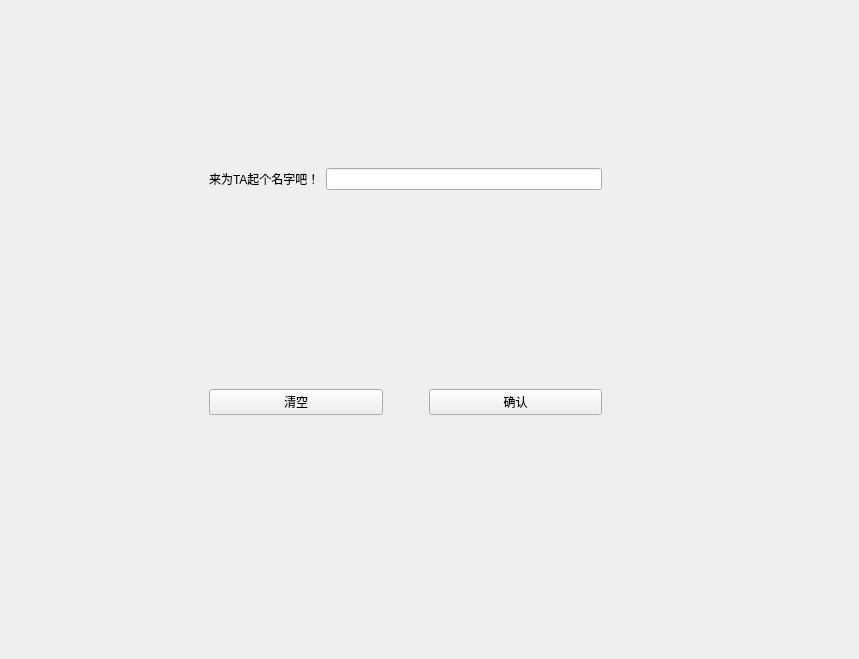
     <widget class="QWidget" name="page">
      <widget class="QLabel" name="page4Label">
       <property name="geometry">
        <rect>
         <x>-20</x>
         <y>-20</y>
         <width>850</width>
         <height>650</height>
        </rect>
       </property>
       <property name="minimumSize">
        <size>
         <width>850</width>
         <height>650</height>
        </size>
       </property>
       <property name="maximumSize">
        <size>
         <width>850</width>
         <height>650</height>
        </size>
       </property>
       <property name="text">
        <string/>
       </property>
      </widget>
      <widget class="QWidget" name="widget_4" native="true">
       <property name="geometry">
        <rect>
         <x>0</x>
         <y>70</y>
         <width>811</width>
         <height>441</height>
        </rect>
       </property>
       <layout class="QVBoxLayout" name="verticalLayout">
        <item>
         <widget class="QWidget" name="widget" native="true">
          <layout class="QHBoxLayout" name="horizontalLayout_3">
           <item>
            <spacer name="horizontalSpacer_7">
             <property name="orientation">
              <enum>Qt::Horizontal</enum>
             </property>
             <property name="sizeType">
              <enum>QSizePolicy::Fixed</enum>
             </property>
             <property name="sizeHint" stdset="0">
              <size>
               <width>200</width>
               <height>20</height>
              </size>
             </property>
            </spacer>
           </item>
           <item>
            <widget class="QLabel" name="nameLabel">
             <property name="text">
              <string>来为TA起个名字吧！</string>
             </property>
            </widget>
           </item>
           <item>
            <widget class="QLineEdit" name="nameLineEdit"/>
           </item>
           <item>
            <spacer name="horizontalSpacer_8">
             <property name="orientation">
              <enum>Qt::Horizontal</enum>
             </property>
             <property name="sizeType">
              <enum>QSizePolicy::Fixed</enum>
             </property>
             <property name="sizeHint" stdset="0">
              <size>
               <width>200</width>
               <height>20</height>
              </size>
             </property>
            </spacer>
           </item>
          </layout>
         </widget>
        </item>
        <item>
         <widget class="QWidget" name="widget_3" native="true">
          <layout class="QHBoxLayout" name="horizontalLayout">
           <item>
            <spacer name="horizontalSpacer_2">
             <property name="orientation">
              <enum>Qt::Horizontal</enum>
             </property>
             <property name="sizeType">
              <enum>QSizePolicy::Fixed</enum>
             </property>
             <property name="sizeHint" stdset="0">
              <size>
               <width>200</width>
               <height>20</height>
              </size>
             </property>
            </spacer>
           </item>
           <item>
            <widget class="QPushButton" name="clearButton">
             <property name="text">
              <string>清空</string>
             </property>
            </widget>
           </item>
           <item>
            <spacer name="horizontalSpacer">
             <property name="orientation">
              <enum>Qt::Horizontal</enum>
             </property>
             <property name="sizeType">
              <enum>QSizePolicy::Fixed</enum>
             </property>
             <property name="sizeHint" stdset="0">
              <size>
               <width>40</width>
               <height>20</height>
              </size>
             </property>
            </spacer>
           </item>
           <item>
            <widget class="QPushButton" name="commitNameButton">
             <property name="text">
              <string>确认</string>
             </property>
            </widget>
           </item>
           <item>
            <spacer name="horizontalSpacer_6">
             <property name="orientation">
              <enum>Qt::Horizontal</enum>
             </property>
             <property name="sizeType">
              <enum>QSizePolicy::Fixed</enum>
             </property>
             <property name="sizeHint" stdset="0">
              <size>
               <width>200</width>
               <height>20</height>
              </size>
             </property>
            </spacer>
           </item>
          </layout>
         </widget>
        </item>
       </layout>
      </widget>
     </widget>
